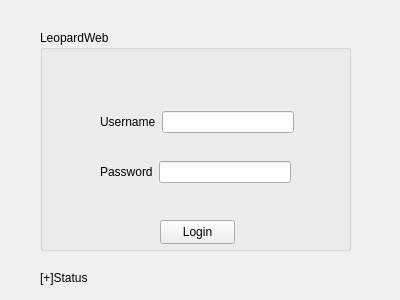
<?xml version="1.0" encoding="UTF-8"?>
<ui version="4.0">
 <class>Login</class>
 <widget class="QWidget" name="Login">
  <property name="geometry">
   <rect>
    <x>0</x>
    <y>0</y>
    <width>400</width>
    <height>300</height>
   </rect>
  </property>
  <property name="windowTitle">
   <string>Form</string>
  </property>
  <widget class="QGroupBox" name="groupBox">
   <property name="geometry">
    <rect>
     <x>40</x>
     <y>30</y>
     <width>311</width>
     <height>221</height>
    </rect>
   </property>
   <property name="title">
    <string>LeopardWeb</string>
   </property>
   <widget class="QPushButton" name="pushButton_login">
    <property name="geometry">
     <rect>
      <x>120</x>
      <y>190</y>
      <width>75</width>
      <height>24</height>
     </rect>
    </property>
    <property name="text">
     <string>Login</string>
    </property>
   </widget>
   <widget class="QWidget" name="">
    <property name="geometry">
     <rect>
      <x>60</x>
      <y>80</y>
      <width>194</width>
      <height>24</height>
     </rect>
    </property>
    <layout class="QHBoxLayout" name="horizontalLayout">
     <item>
      <widget class="QLabel" name="label">
       <property name="text">
        <string>Username</string>
       </property>
      </widget>
     </item>
     <item>
      <widget class="QLineEdit" name="lineEdit_username"/>
     </item>
    </layout>
   </widget>
   <widget class="QWidget" name="">
    <property name="geometry">
     <rect>
      <x>60</x>
      <y>130</y>
      <width>191</width>
      <height>24</height>
     </rect>
    </property>
    <layout class="QHBoxLayout" name="horizontalLayout_2">
     <item>
      <widget class="QLabel" name="label_2">
       <property name="text">
        <string>Password</string>
       </property>
      </widget>
     </item>
     <item>
      <widget class="QLineEdit" name="lineEdit_password"/>
     </item>
    </layout>
   </widget>
  </widget>
  <widget class="QLabel" name="label_3">
   <property name="geometry">
    <rect>
     <x>40</x>
     <y>270</y>
     <width>49</width>
     <height>16</height>
    </rect>
   </property>
   <property name="text">
    <string>[+]Status</string>
   </property>
  </widget>
 </widget>
 <resources/>
 <connections/>
</ui>
